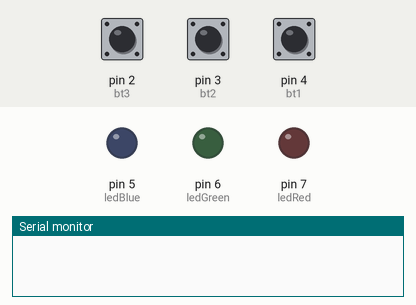
Bench run of a sketch on a simulated Arduino Uno, built with avr-gcc and run on an emulated ATmega328P. Parts: output pins drawn as LEDs (lit = HIGH), the last lines printed to the serial monitor. Inputs (shaded band) come from the test bench; at power-on: pin 2 (bt3) HIGH, pin 3 (bt2) HIGH, pin 4 (bt1) HIGH.

Above: at 1.2 s.
1.3 s: pin 2 (bt3) pulled LOW for 0.15 s
At 1.38 s:
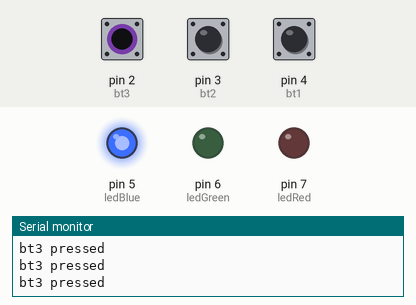
2.9 s: pin 3 (bt2) pulled LOW for 0.15 s
At 2.98 s:
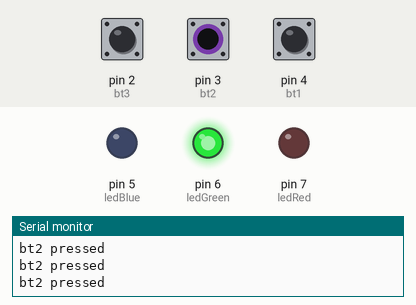
4.5 s: pin 4 (bt1) pulled LOW for 0.15 s
At 4.58 s:
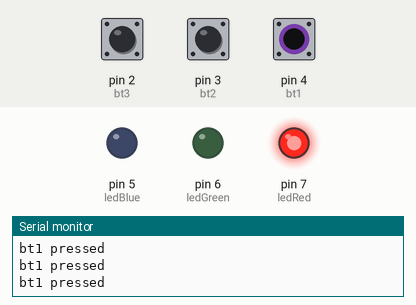
6.1 s: pin 4 (bt1) pulled LOW for 3.2 s
At 9.6 s:
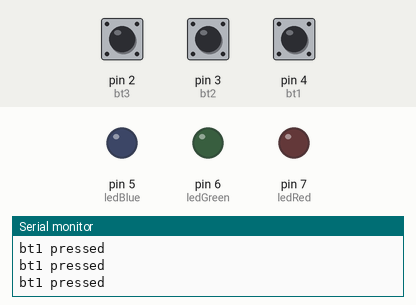
10.8 s: pin 2 (bt3) pulled LOW for 3.2 s
At 11.8 s:
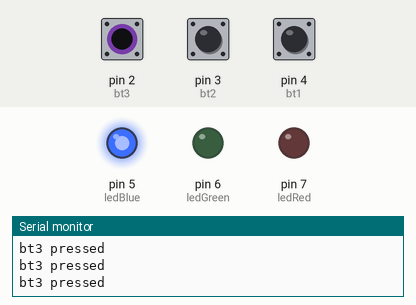
15.5 s: pin 2 (bt3) driven LOW and pin 3 (bt2) driven LOW
At 16.6 s:
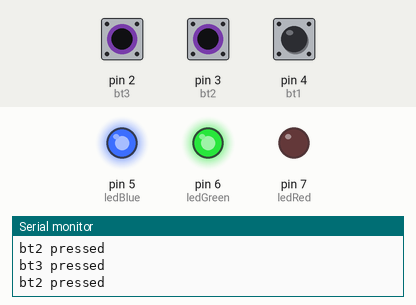
Timing chart, 0 to 18.0 s (numbered marks = the images above; inputs shaded):
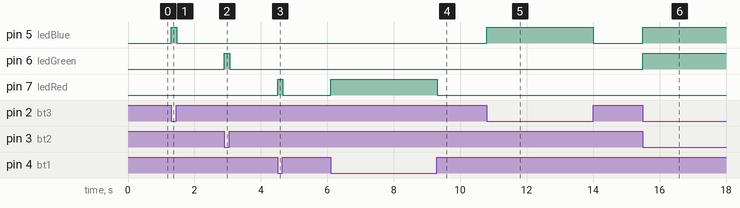

Measured:
- after the input at 1.3 s, pin 5 (ledBlue): LOW → HIGH at once, → LOW 0.16 s later
- after the input at 2.9 s, pin 6 (ledGreen): LOW → HIGH at once, → LOW 0.16 s later
- after the input at 4.5 s, pin 7 (ledRed): LOW → HIGH at once, → LOW 0.16 s later
- after the input at 6.1 s, pin 7 (ledRed): LOW → HIGH at once, → LOW 3.2 s later
- after the input at 10.8 s, pin 5 (ledBlue): LOW → HIGH at once, → LOW 3.2 s later
- after the input at 15.5 s, pin 5 (ledBlue), pin 6 (ledGreen): LOW → HIGH at once

The sketch:

_00022_LEDS_BUTTONS.ino
```cpp
// BUTTON PRESS

// check debounce example
// http://arduino.cc/en/Tutorial/Debounce

// declare your variables
int bt1 = 4;
int bt2 = 3;
int bt3 = 2;

int bt1_state;
int bt2_state;
int bt3_state;

int ledRed = 7;
int ledGreen = 6;
int ledBlue = 5;


// SETUP - runs only once
void setup()
{
  // open serial port for communications
  Serial.begin(9600);

  // declare inputs
  pinMode(bt1, INPUT_PULLUP);
  pinMode(bt2, INPUT_PULLUP);
  pinMode(bt3, INPUT_PULLUP);

  pinMode(ledRed, OUTPUT);
  pinMode(ledGreen, OUTPUT);
  pinMode(ledBlue, OUTPUT);
}

// LOOP - runs forever
void loop()
{
  bt1_state = digitalRead(bt1);

  if (!bt1_state) {
    Serial.println("bt1 pressed");
    digitalWrite(ledRed, HIGH);
  }
  else
  {
    digitalWrite(ledRed, LOW);
  }

  bt2_state = digitalRead(bt2);

  if (!bt2_state) {
    Serial.println("bt2 pressed");
    digitalWrite(ledGreen, HIGH);
  }
  else
  {
    digitalWrite(ledGreen, LOW);
  }

  bt3_state = digitalRead(bt3);

  if (!bt3_state) {
    Serial.println("bt3 pressed");
    digitalWrite(ledBlue, HIGH);
  }
  else
  {
    digitalWrite(ledBlue, LOW);
  }

}
```
